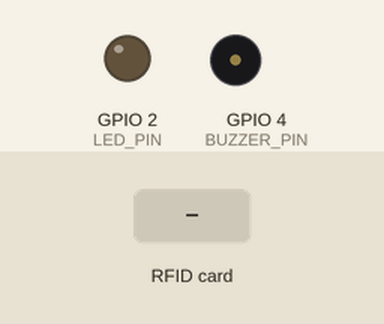
A sketch run on a simulated ESP32. Parts: output pins drawn as LEDs (lit = HIGH), buzzer (waves = sounding). Inputs (shaded band) come from the test bench. WiFi joins after 1.5 s; servers stay silent unless stated; uploads are accepted with an empty reply; what the sketch prints to the serial monitor is not drawn.

Above: at 0.5 s.
At 3.2 s:
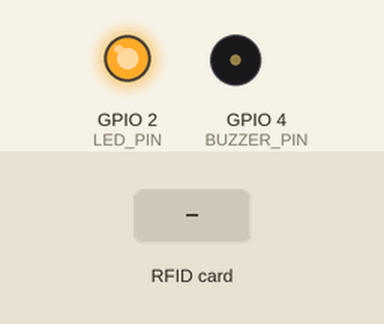
3.3 s: RFID card 5E 7A 19 C4 held to the reader
At 3.53 s:
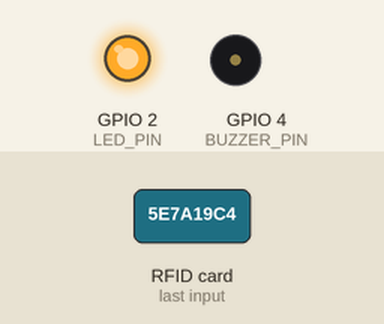
Timing chart, 0 to 6.3 s (numbered marks = the images above; inputs shaded):
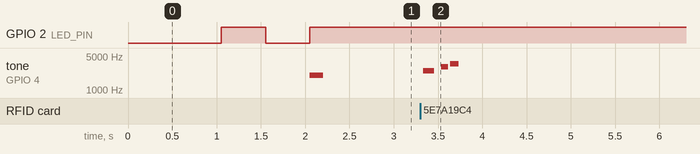

The sketch:

esp32_rfid_firmware.ino
```cpp
/*
  AnnaSetu IoT Mess Hardware - ESP32 + MFRC522 RFID Reader Firmware
  -----------------------------------------------------------------
  Pins (ESP32 to MFRC522):
    3.3V  -> 3.3V
    RST   -> GPIO 22
    GND   -> GND
    MISO  -> GPIO 19 (SPI MISO)
    MOSI  -> GPIO 23 (SPI MOSI)
    SCK   -> GPIO 18 (SPI SCK)
    SDA/SS-> GPIO 21 (SPI SS)
    BUZZER-> GPIO 4 (Active HIGH)
    GREEN -> GPIO 2 (LED Indicator)
*/

#include <WiFi.h>
#include <HTTPClient.h>
#include <SPI.h>
#include <MFRC522.h>

// WiFi Configuration
const char* WIFI_SSID     = "YOUR_WIFI_SSID";
const char* WIFI_PASSWORD = "YOUR_WIFI_PASSWORD";

// AnnaSetu Server Endpoints
const char* ANNASETU_API_URL = "http://192.168.1.100:8000/api/v1/hardware/rfid-tap";
const char* GOOGLE_SHEETS_URL = "https://script.google.com/macros/s/AKfycbxqJcX-T2udEzwD4Asr6NHrlukLkAAGKYQmMXMbXiH6umGau63hX_GDixy1Q3Ar-Pyu/exec";
const char* DEVICE_KEY       = "dhruv";

// Pinout
#define SS_PIN    21
#define RST_PIN   22
#define BUZZER_PIN 4
#define LED_PIN    2

MFRC522 rfid(SS_PIN, RST_PIN);

void setup() {
  Serial.begin(115200);
  delay(500);

  pinMode(BUZZER_PIN, OUTPUT);
  pinMode(LED_PIN, OUTPUT);
  digitalWrite(BUZZER_PIN, LOW);
  digitalWrite(LED_PIN, LOW);

  SPI.begin();
  rfid.PCD_Init();
  Serial.println("[INFO] MFRC522 RFID Reader Initialized.");

  // Connect to Wi-Fi
  Serial.print("[INFO] Connecting to WiFi: ");
  Serial.println(WIFI_SSID);
  WiFi.begin(WIFI_SSID, WIFI_PASSWORD);

  while (WiFi.status() != WL_CONNECTED) {
    delay(500);
    Serial.print(".");
    digitalWrite(LED_PIN, !digitalRead(LED_PIN));
  }

  digitalWrite(LED_PIN, HIGH);
  Serial.println("\n[INFO] WiFi Connected!");
  Serial.print("[INFO] IP Address: ");
  Serial.println(WiFi.localIP());

  // Startup chirp
  tone(BUZZER_PIN, 2000, 150);
}

void loop() {
  // Check for new RFID card
  if (!rfid.PICC_IsNewCardPresent() || !rfid.PICC_ReadCardSerial()) {
    delay(50);
    return;
  }

  // Extract UID string
  String uidString = "";
  for (byte i = 0; i < rfid.uid.size; i++) {
    if (rfid.uid.uidByte[i] < 0x10) uidString += "0";
    uidString += String(rfid.uid.uidByte[i], HEX);
  }
  uidString.toUpperCase();

  Serial.println("\n==================================");
  Serial.print("[RFID SCAN] Card UID: ");
  Serial.println(uidString);

  // Success beep
  tone(BUZZER_PIN, 2500, 120);

  // Send to AnnaSetu Platform
  sendAttendance(uidString);

  // Halt card reading until card removed
  rfid.PICC_HaltA();
  rfid.PCD_StopCrypto1();
  delay(1200); // Debounce card taps
}

void sendAttendance(String uid) {
  if (WiFi.status() != WL_CONNECTED) {
    Serial.println("[ERROR] WiFi not connected. Cannot send attendance.");
    return;
  }

  HTTPClient http;
  String jsonPayload = "{\"key\":\"" + String(DEVICE_KEY) + "\",\"uid\":\"" + uid + "\"}";

  // 1. Send to AnnaSetu FastAPI Server
  http.begin(ANNASETU_API_URL);
  http.addHeader("Content-Type", "application/json");

  int httpCode = http.POST(jsonPayload);
  Serial.print("[AnnaSetu API] Response Code: ");
  Serial.println(httpCode);

  if (httpCode > 0) {
    String response = http.getString();
    Serial.println("[AnnaSetu API] Response: " + response);
    // Double chirp for success
    tone(BUZZER_PIN, 3000, 80);
    delay(100);
    tone(BUZZER_PIN, 3500, 100);
  } else {
    Serial.printf("[AnnaSetu API] POST failed, error: %s\n", http.errorToString(httpCode).c_str());
  }
  http.end();

  // 2. Also forward to Google Sheets Apps Script Webhook (Optional/Direct Sync)
  HTTPClient httpSheets;
  httpSheets.begin(GOOGLE_SHEETS_URL);
  httpSheets.addHeader("Content-Type", "application/json");
  httpSheets.setFollowRedirects(HTTPC_STRICT_FOLLOW_REDIRECTS);
  int sheetsCode = httpSheets.POST(jsonPayload);
  Serial.print("[Google Sheets] Response Code: ");
  Serial.println(sheetsCode);
  httpSheets.end();
}
```

Measured:
- after the input at 3.3 s, tone on GPIO 4 (BUZZER_PIN): plays 2500 Hz for 0.12 s, 3000 Hz for 0.08 s, 3500 Hz for 0.10 s, starting at once
